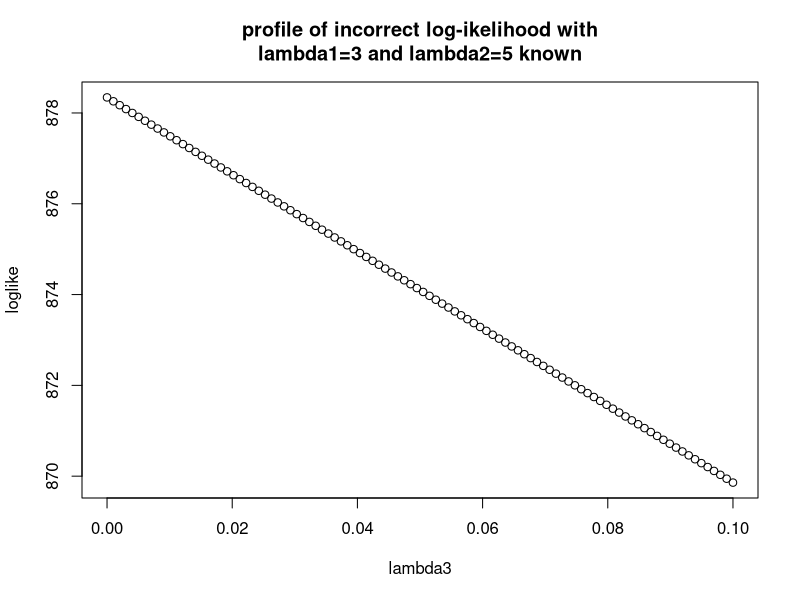
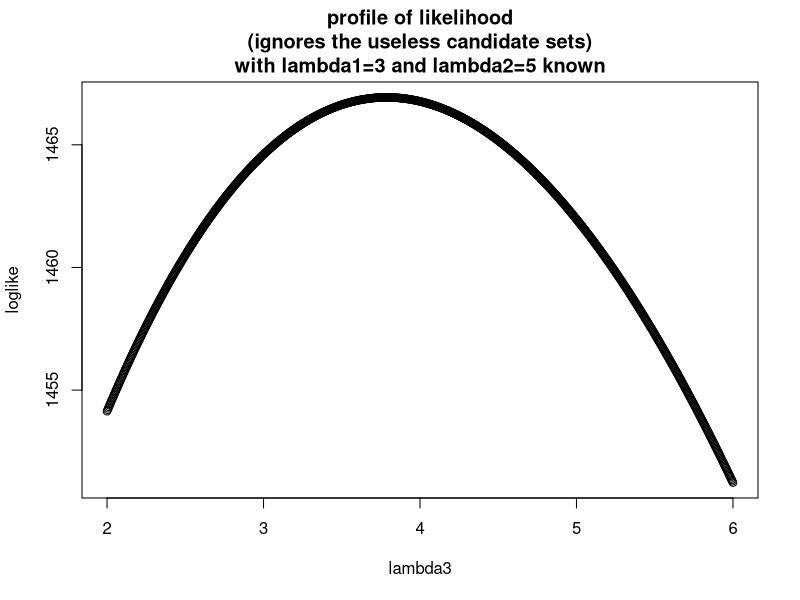

Recreate these plots in R, in order. (Note: a time limit stopped this script after it produced the figures.)
## ---- chunk 1
knitr::opts_chunk$set(echo = TRUE)
## ---- chunk 2
# p is a vector of probabilities for the bernoulli distributions
bernoulli_const_cand <- function(p)
{
    m <- length(p)
    repeat {
        u <- runif(n=m,min=0,max=1)
        # x is a vector of m Boolean variables representing a candidate set
        x <- ifelse(u < p,1,0)
        # if at least one x_j is 1, accept it, otherwise try again
        if (sum(x) > 0)
            return(x)
    }    
}
## ---- chunk 3
component_ttf <- function(n,theta)
{
    m <- length(theta)
    ttfs <- matrix(nrow=n,ncol=m)
    for (j in 1:m)
        ttfs[,j] <- stats::rexp(n,theta[j])
    return(ttfs)
}
## ---- chunk 4
# series system as a function of component lifetimes
series_ttf <- function(comp_ttfs)
    apply(comp_ttfs, 1, function(x) min(x))
## ---- chunk 5
# setup simulation parameters
n <- 1000
theta <- c(3,5,4)
# bernoulli probabilities. we choose to use .5 for all to make it as simple
# as possible. later, we'll see what happens when we change these.
p <- c(.5,.5,.5)
m <- length(p)

# generate masked data
# --------------------
# compoent times-to-failures
comp_ttfs <- component_ttf(n,theta)
# series system time to failure as a function of comp_ttfs
ttfs <- series_ttf(comp_ttfs)
# candidate sets
const_cand <- matrix(nrow=n,ncol=m)
for (i in 1:n)
    const_cand[i,] <- bernoulli_const_cand(p)
## ---- chunk 6
# show masked data: series system time-to-failure and candidate set
md <- data.frame(ttf=ttfs,candidates=const_cand)
names(md) <- c("Time-to-failure", paste0("X",1:m))
head(md)
## ---- chunk 7
# generator for log-likelihood function
loglike.exp.constant.ber <- function(ttfs,candidates)
{
    n <- length(ttfs)
    m <- ncol(candidates)
    function(theta)
    {
        res <- 0
        for (i in 1:n)
            res <- res + log(sum(theta[candidates[i,]]))
        return(res - sum(theta) * sum(ttfs))
    }
}
## ---- chunk 8
library(MASS)
# l is log-likehood
# theta0 is initial estimate of theta
# eps is stopping condition for infinity norm
mle.newton <- function(l,theta0,eps=1e-3)
{
    repeat
    {
        theta1 <- theta0 - MASS::ginv(numDeriv::hessian(l,theta0)) %*%
            numDeriv::grad(l,theta0)
        if (abs(sum(theta1-theta0)) < eps)
            return(theta1)
        theta0 <- theta1
    }
}
## ---- chunk 9
l.constant.ber <- loglike.exp.constant.ber(ttfs,const_cand)
mle.newton(l.constant.ber,c(1,1,1))
## ---- chunk 10
l.constant.ber.prof <- function(x) l.constant.ber(c(theta[1],theta[2],x))
x <- seq(0,0.1,length.out=100)
y <- numeric(length(x))
for (i in 1:length(x))
{
    y[i] <- l.constant.ber.prof(x[i])
}
plot(x,y,xlab="lambda3",ylab="loglike",main="profile of incorrect log-ikelihood with\nlambda1=3 and lambda2=5 known")
## ---- chunk 11
mean(ttfs)
## ---- chunk 12
# generate log-likelihood function
loglike.exp.series <- function(ttfs)
{
    n <- length(ttfs)
    function(theta)
    {
        n*log(sum(theta)) - sum(theta)*sum(ttfs)
    }
}
l.series <- loglike.exp.series(ttfs)
l.series.prof <- function(x) l.series(c(theta[1],theta[2],x))
x <- seq(theta[3]-2,theta[3]+2,length.out=1000)
y <- numeric(length(x))
for (i in 1:length(x))
{
    y[i] <- l.series.prof(x[i])
}
plot(x,y,xlab="lambda3",ylab="loglike",
     main="profile of likelihood\n(ignores the useless candidate sets)\nwith lambda1=3 and lambda2=5 known")
## ---- chunk 13
# this is very inefficient and slow, but it works reasonable well when
# given extremely large trials to find many points that satisfy the MLE equations
mle.random <- function(l,theta0,trials=50000,min=1e-3,max=7)
{
    m <- length(theta0)
    theta.hat <- theta0
    l.theta.hat <- l(theta.hat)
    for (i in 1:trials)
    {
        theta.b <- runif(n=m,min,max)
        l.theta.b <- l(theta.b)
        if (l.theta.hat < l.theta.b)
        {
            theta.hat <- theta.b
            l.theta.hat <- l.theta.b
        }
    }
    return(theta.hat)
}

N <- 200
theta.rnds <- matrix(nrow=N,ncol=3)
for (i in 1:N)
    theta.rnds[i,] <- mle.random(l.series,c(1,1,1),200000)
#library(rgl)
#plot3d(theta.rnds[,1],theta.rnds[,2],theta.rnds[,3],
#       main="scatterplot of MLEs",
#       xlab = "lambda1",
#       ylab = "lambda2",
#       zlab = "lambda3")
#rgl.snapshot('3dplot#.png',fmt='png')
## ---- chunk 14
knitr::include_graphics("./3dplot1.png")
## ---- chunk 15
knitr::include_graphics("./3dplot2.png")
